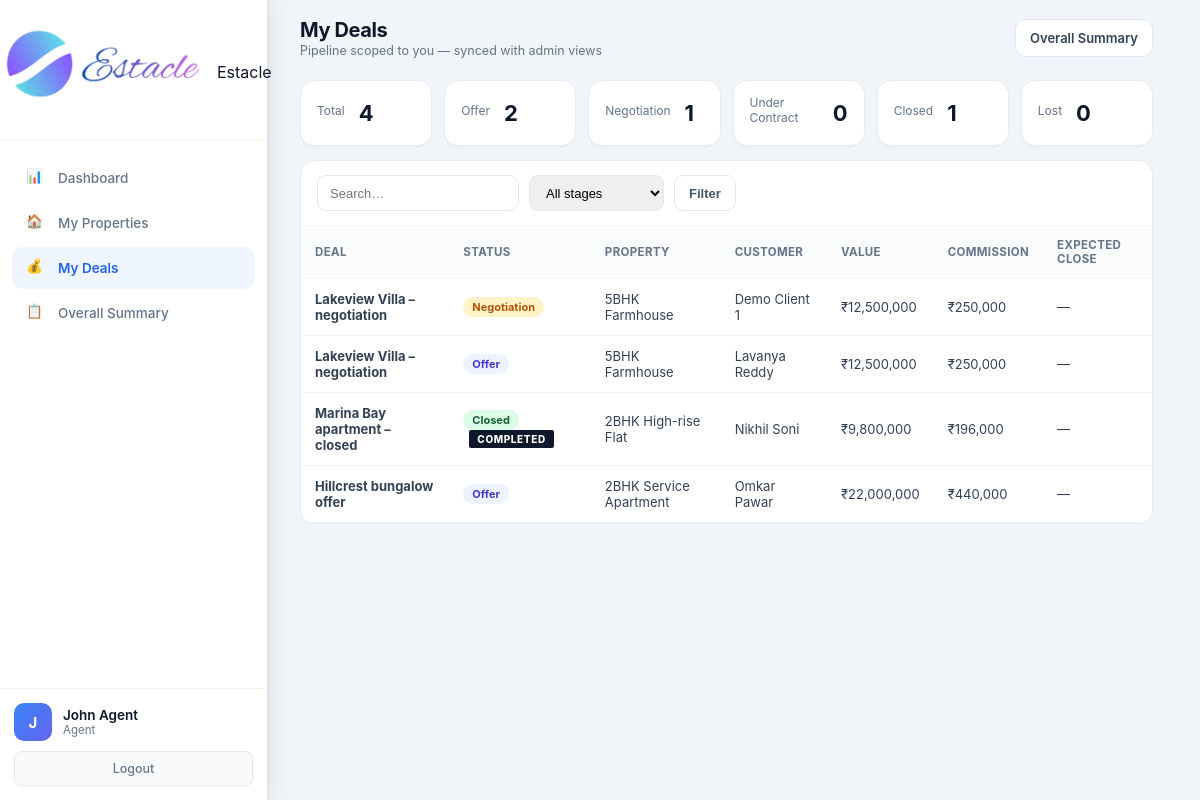
The page /agent/deals (signed in) on the database its author committed.
### tables this page shows
CREATE TABLE users (
            id INTEGER PRIMARY KEY AUTOINCREMENT,
            email TEXT UNIQUE NOT NULL,
            password TEXT NOT NULL,
            full_name TEXT NOT NULL,
            role TEXT NOT NULL CHECK(role IN ('admin', 'agent', 'customer')),
            phone TEXT,
            created_at TIMESTAMP DEFAULT CURRENT_TIMESTAMP,
            is_active INTEGER DEFAULT 1
        , avatar TEXT, last_seen TIMESTAMP, job_title TEXT, department TEXT, employee_id TEXT, license_no TEXT, commission_rate REAL, alt_phone TEXT, address TEXT, city TEXT, state TEXT, country TEXT, postal_code TEXT, notes TEXT, hire_date TEXT, timezone TEXT);

CREATE TABLE deals (
            id INTEGER PRIMARY KEY AUTOINCREMENT,
            title TEXT NOT NULL,
            property_id INTEGER,
            client_id INTEGER,
            agent_id INTEGER,
            stage TEXT DEFAULT 'offer',
            value REAL DEFAULT 0,
            commission_rate REAL DEFAULT 2.5,
            expected_close TEXT,
            notes TEXT,
            created_at TIMESTAMP DEFAULT CURRENT_TIMESTAMP,
            updated_at TIMESTAMP DEFAULT CURRENT_TIMESTAMP,
            FOREIGN KEY (property_id) REFERENCES properties (id),
            FOREIGN KEY (client_id) REFERENCES clients (id),
            FOREIGN KEY (agent_id) REFERENCES users (id)
        );

CREATE TABLE properties (
            id INTEGER PRIMARY KEY AUTOINCREMENT,
            title TEXT NOT NULL,
            description TEXT,
            price REAL NOT NULL,
            property_type TEXT NOT NULL,
            status TEXT DEFAULT 'available',
            address TEXT,
            city TEXT,
            state TEXT,
            zip_code TEXT,
            bedrooms INTEGER,
            bathrooms REAL,
            area_sqft REAL,
            agent_id INTEGER,
            created_at TIMESTAMP DEFAULT CURRENT_TIMESTAMP, category TEXT DEFAULT "sale", listing_type TEXT DEFAULT "sale", floor TEXT, carpet_area REAL, furnishing TEXT, parking TEXT, amenities TEXT, seller_name TEXT, seller_phone TEXT, monthly_rent REAL, security_deposit REAL, maintenance REAL, per_sqft REAL, latitude TEXT, longitude TEXT, photos TEXT, year_built TEXT, facing TEXT, videos TEXT,
            FOREIGN KEY (agent_id) REFERENCES users (id)
        );

CREATE TABLE clients (
            id INTEGER PRIMARY KEY AUTOINCREMENT,
            full_name TEXT NOT NULL,
            email TEXT,
            phone TEXT,
            status TEXT DEFAULT 'lead',
            notes TEXT,
            agent_id INTEGER,
            created_at TIMESTAMP DEFAULT CURRENT_TIMESTAMP, source TEXT, budget REAL, interest TEXT, preferred_city TEXT, address TEXT, updated_at TIMESTAMP, user_id INTEGER, photo TEXT, about_the_client TEXT,
            FOREIGN KEY (agent_id) REFERENCES users (id)
        );

CREATE TABLE settings (
            key TEXT PRIMARY KEY,
            value TEXT
        );

### routes/agent.py (the view)
@agent.route('/agent/deals')
@login_required
@role_required('agent')
def agent_deals():
    db = get_db()
    migrate_db()
    agent_id = session['user_id']
    q = request.args.get('q', '').strip()
    stage_filter = request.args.get('stage', '').strip()
    if stage_filter:
        stage_filter = _agent_normalize_stage(stage_filter)
        if stage_filter not in AGENT_STAGES:
            stage_filter = ''
    rows = _agent_deals_query(db, agent_id, q=q, stage_filter=stage_filter)
    stats = {st: sum(1 for r in rows if r['stage'] == st) for st in AGENT_STAGES}
    stats['total'] = len(rows)
    currency = get_setting('currency', 'INR')
    return render_template(
        'agent_deals.html',
        deals=rows,
        stats=stats,
        stages=AGENT_STAGES,
        stage_labels=AGENT_STAGE_LABELS,
        q=q,
        stage_filter=stage_filter,
        currency=currency,
        format_money=format_money,
        active='deals',
    )

### core/db.py (called while the page is built)
def get_db():
    if 'db' not in g:
        g.db = sqlite3.connect(current_app.config['DATABASE'])
        g.db.row_factory = sqlite3.Row
    return g.db

### core/helpers.py (called while the page is built)
def login_required(f):
    @wraps(f)
    def decorated_function(*args, **kwargs):
        if 'user_id' not in session:
            flash('Please log in to access this page.', 'warning')
            return redirect(url_for('auth.login'))
        return f(*args, **kwargs)
    return decorated_function

def role_required(*roles):
    def decorator(f):
        @wraps(f)
        def decorated_function(*args, **kwargs):
            if 'user_id' not in session:
                flash('Please log in to access this page.', 'warning')
                return redirect(url_for('auth.login'))
            if session.get('role') not in roles:
                flash('You do not have permission to access this page.', 'danger')
                return redirect(url_for('auth.role_redirect'))
            return f(*args, **kwargs)
        return decorated_function
    return decorator

def get_setting(key, default=''):
    db = get_db()
    row = db.execute('SELECT value FROM settings WHERE key = ?', (key,)).fetchone()
    return row['value'] if row else default

def format_money(amount, currency=None):
    if amount is None:
        return '—'
    currency = currency or get_setting('currency', 'INR')
    symbols = {'USD': '$', 'INR': '₹', 'AED': 'AED '}
    sym = symbols.get(currency, currency + ' ')
    try:
        return f"{sym}{float(amount):,.0f}"
    except (TypeError, ValueError):
        return str(amount)

### routes/agent.py (called while the page is built)
def _agent_normalize_stage(st):
    st = (st or 'offer').strip().lower().replace(' ', '_')
    aliases = {
        'under contract': 'under_contract',
        'under-contract': 'under_contract',
        'won': 'closed',
        'sold': 'closed',
    }
    st = aliases.get(st, st)
    if st not in AGENT_STAGES:
        st = 'offer'
    return st

### templates/agent_deals.html (shortened to what this page needs)
<!DOCTYPE html>
<html lang="en">
<head>
<link rel="stylesheet" href="{{ url_for('static', filename='css/admin.css') }}">
</head>
<body>
<div class="app-layout">
  <aside class="sidebar" data-shell="agent">
    <div class="sidebar-header">
      <div class="logo">
        <img src="{{ url_for('static', filename='images/logo.png') }}" alt="Estacle" class="sidebar-logo">
        <span>Estacle</span>
      </div>
    </div>
    <nav class="sidebar-nav">
      <a href="{{ url_for('agent.agent_dashboard') }}" class="nav-item"><span class="nav-icon">📊</span> Dashboard</a>
      <a href="{{ url_for('agent.agent_properties') }}" class="nav-item"><span class="nav-icon">🏠</span> My Properties</a>
      <a href="{{ url_for('agent.agent_deals') }}" class="nav-item active"><span class="nav-icon">💰</span> My Deals</a>
      <a href="{{ url_for('agent.agent_deals_summary') }}" class="nav-item"><span class="nav-icon">📋</span> Overall Summary</a>
    </nav>
    <div class="sidebar-footer">
      <div class="user-info">
        <div class="user-avatar">{{ session.full_name[0] }}</div>
        <div class="user-details">
          <div class="user-name">{{ session.full_name }}</div>
          <div class="user-role">Agent</div>
        </div>
      </div>
      <a href="{{ url_for('auth.logout') }}" class="logout-btn">Logout</a>
    </div>
  </aside>
  <main class="main-content">
    <header class="top-bar dash-top">
      <div>
        <h1 class="page-title">My Deals</h1>
        <p class="page-subtitle">Pipeline scoped to you — synced with admin views</p>
      </div>
      <div class="top-actions">
        <a href="{{ url_for('agent.agent_deals_summary') }}" class="btn-export">Overall Summary</a>
      </div>
    </header>
    <div class="page-wrap">
      <div class="stat-row">
        <div class="stat-card kpi-soft">
          <div class="kpi-label">Total</div>
          <div class="kpi-value">{{ stats.total }}</div>
        </div>
        {% for st in stages %}
        <div class="stat-card kpi-soft">
          <div class="kpi-label">{{ stage_labels[st] }}</div>
          <div class="kpi-value">{{ stats[st] }}</div>
        </div>
        {% endfor %}
      </div>
      <div class="panel-card">
        <div class="panel-toolbar">
          <form method="GET" action="{{ url_for('agent.agent_deals') }}" style="display:flex;flex-wrap:wrap;gap:10px;align-items:center;width:100%">
            <input type="search" name="q" value="{{ q }}" placeholder="Search…">
            <select name="stage">
              <option value="">All stages</option>
            </select>
            <button type="submit" class="btn-filter">Filter</button>
          </form>
        </div>
        <div class="table-wrap">
          <table class="summary-table">
            <thead>
              <tr>
                <th>Deal</th>
                <th>Status</th>
                <th>Property</th>
                <th>Customer</th>
                <th>Value</th>
                <th>Commission</th>
                <th>Expected close</th>
              </tr>
            </thead>
            <tbody>
              {% for d in deals %}
              <tr>
                <td><strong>{{ d.title }}</strong></td>
                <td>
                  <span class="stage-pill {{ d.stage }}">{{ stage_labels.get(d.stage, d.stage) }}</span>
                  {% if d.stage == 'closed' %}<span class="stamp-closed">Completed</span>{% endif %}
                </td>
                <td>{{ d.property_title or '—' }}</td>
                <td>{{ d.client_name or '—' }}</td>
                <td>{{ format_money(d.value or 0, currency) }}</td>
                <td>{{ format_money(d.commission_amount or 0, currency) }}</td>
                <td>{{ d.expected_close or '—' }}</td>
              </tr>
              {% else %}
              <tr><td colspan="7" class="empty">No deals yet.</td></tr>
              {% endfor %}
            </tbody>
          </table>
        </div>
      </div>
    </div>
  </main>
</div>
</body>
</html>

### static/css/admin.css (style rules this page uses)
* { margin: 0; padding: 0; box-sizing: border-box; }
body { font-family: -apple-system, BlinkMacSystemFont, 'Segoe UI', Roboto, 'Helvetica Neue', Arial, sans-serif; background: #f1f5f9; color: #0f172a; min-height: 100vh; }
.app-layout { display: flex; min-height: 100vh; }
.sidebar { width: 268px; background: #ffffff; color: #0f172a; display: flex; flex-direction: column; position: fixed; height: 100vh; z-index: 100; box-shadow: 4px 0 24px rgba(15, 23, 42, 0.08), 1px 0 0 rgba(15, 23, 42, 0.04); border-right: 1px solid #e2e8f0; }
.sidebar-header { padding: 28px 16px 24px; border-bottom: 1px solid #f1f5f9; display: flex; justify-content: center; }
.logo { display: flex; align-items: center; justify-content: center; width: 100%; }
.sidebar-logo { height: 88px; width: auto; max-width: 230px; object-fit: contain; }
.sidebar-nav { flex: 1; padding: 16px 12px; display: flex; flex-direction: column; gap: 3px; overflow-y: auto; }
.nav-item { display: flex; align-items: center; gap: 12px; padding: 11px 14px; border-radius: 10px; color: #64748b; text-decoration: none; font-size: 13.5px; font-weight: 500; transition: all 0.15s ease; }
.nav-item.active { background: #eff6ff; color: #2563eb; font-weight: 600; }
.nav-icon { width: 20px; height: 20px; flex-shrink: 0; stroke: currentColor; fill: none; stroke-width: 1.8; stroke-linecap: round; stroke-linejoin: round; }
.sidebar-footer { padding: 14px; border-top: 1px solid #f1f5f9; }
.user-info { display: flex; align-items: center; gap: 11px; margin-bottom: 10px; }
.user-avatar { width: 38px; height: 38px; border-radius: 10px; background: linear-gradient(135deg, #3b82f6, #6366f1); color: white; display: flex; align-items: center; justify-content: center; font-weight: 700; font-size: 15px; }
.user-name { font-size: 13.5px; font-weight: 600; color: #0f172a; }
.user-role { font-size: 11.5px; color: #64748b; text-transform: capitalize; }
.logout-btn { display: block; width: 100%; padding: 9px; text-align: center; background: #f8fafc; color: #64748b; border-radius: 8px; text-decoration: none; font-size: 12.5px; font-weight: 500; transition: all 0.15s ease; border: 1px solid #e2e8f0; }
.main-content { flex: 1; margin-left: 268px; min-height: 100vh; }
.top-bar { background: white; padding: 18px 32px; border-bottom: 1px solid #e2e8f0; display: flex; justify-content: space-between; align-items: center; }
.page-title { font-family: 'Inter', sans-serif; font-size: 22px; font-weight: 700; letter-spacing: -0.4px; color: #0f172a; }
.page-subtitle { font-size: 13px; color: #64748b; margin-top: 2px; font-weight: 400; }
.stat-card { background: white; border-radius: 14px; padding: 20px; display: flex; align-items: center; gap: 14px; border: 1px solid #e2e8f0; box-shadow: 0 1px 2px rgba(0,0,0,0.03); transition: box-shadow 0.2s ease; }
.table-wrap { overflow-x: auto; }
table { width: 100%; border-collapse: collapse; font-size: 13.5px; }
th { text-align: left; padding: 11px 16px; background: #f8fafc; color: #64748b; font-weight: 600; font-size: 11.5px; text-transform: uppercase; letter-spacing: 0.4px; }
td { padding: 12px 16px; border-top: 1px solid #f1f5f9; color: #334155; }
html { scrollbar-gutter: stable; }
.app-layout > :not(.sidebar):not(script):not(style) { animation: none !important; }
.sidebar { transition: width 0.18s ease; }
.main-content { transition: none; }
.sidebar-header { position: relative; align-items: center; }

### rows shown on the page
users: full_name "John Agent"
deals: title "Lakeview Villa – negotiation", get "Negotiation", title "5BHK Farmhouse", full_name "Demo Client 1", value.value "₹12,500,000", expected_close "—"
settings: value "₹250,000", value "₹196,000", value "₹440,000"
deals: title "Lakeview Villa – negotiation", get "Offer", title "5BHK Farmhouse", full_name "Lavanya Reddy", value.value "₹12,500,000", expected_close "—"
deals: title "Marina Bay apartment – closed", get "Closed", shows "COMPLETED", title "2BHK High-rise Flat", full_name "Nikhil Soni", value.value "₹9,800,000", expected_close "—"
deals: title "Hillcrest bungalow offer", get "Offer", title "2BHK Service Apartment", full_name "Omkar Pawar", value.value "₹22,000,000", expected_close "—"

### other values the page prints
{{ session.full_name[0] }} "J"
{{ stats.total }} "4"
{{ stage_labels[st] }} "Offer" "Negotiation" "Under Contract" "Closed" "Lost"
{{ stats[st] }} "2" "1" "0" "1" "0"
